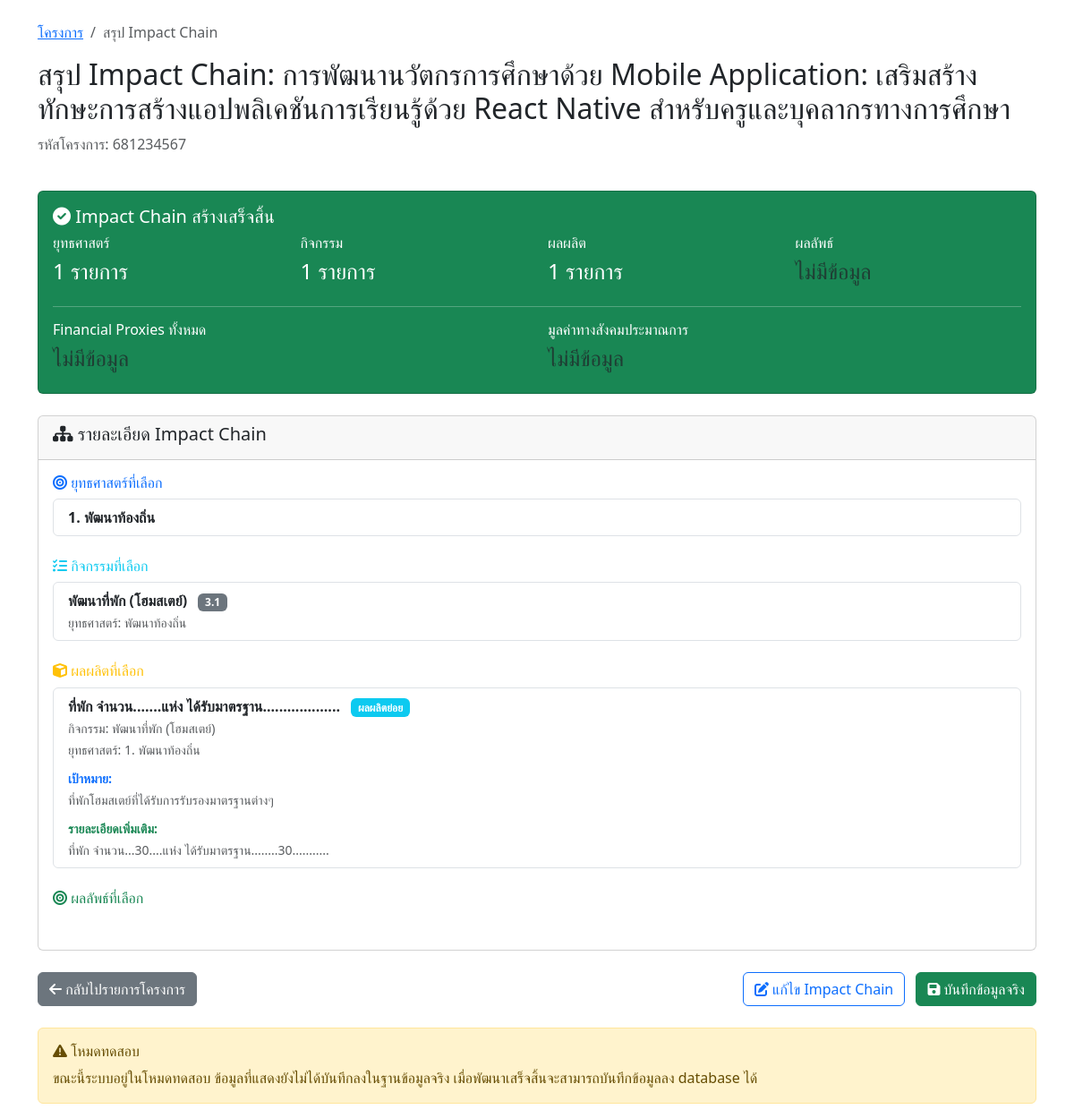
The app's page /impact-chain/summary.php?project_id=3 (signed in), older data.
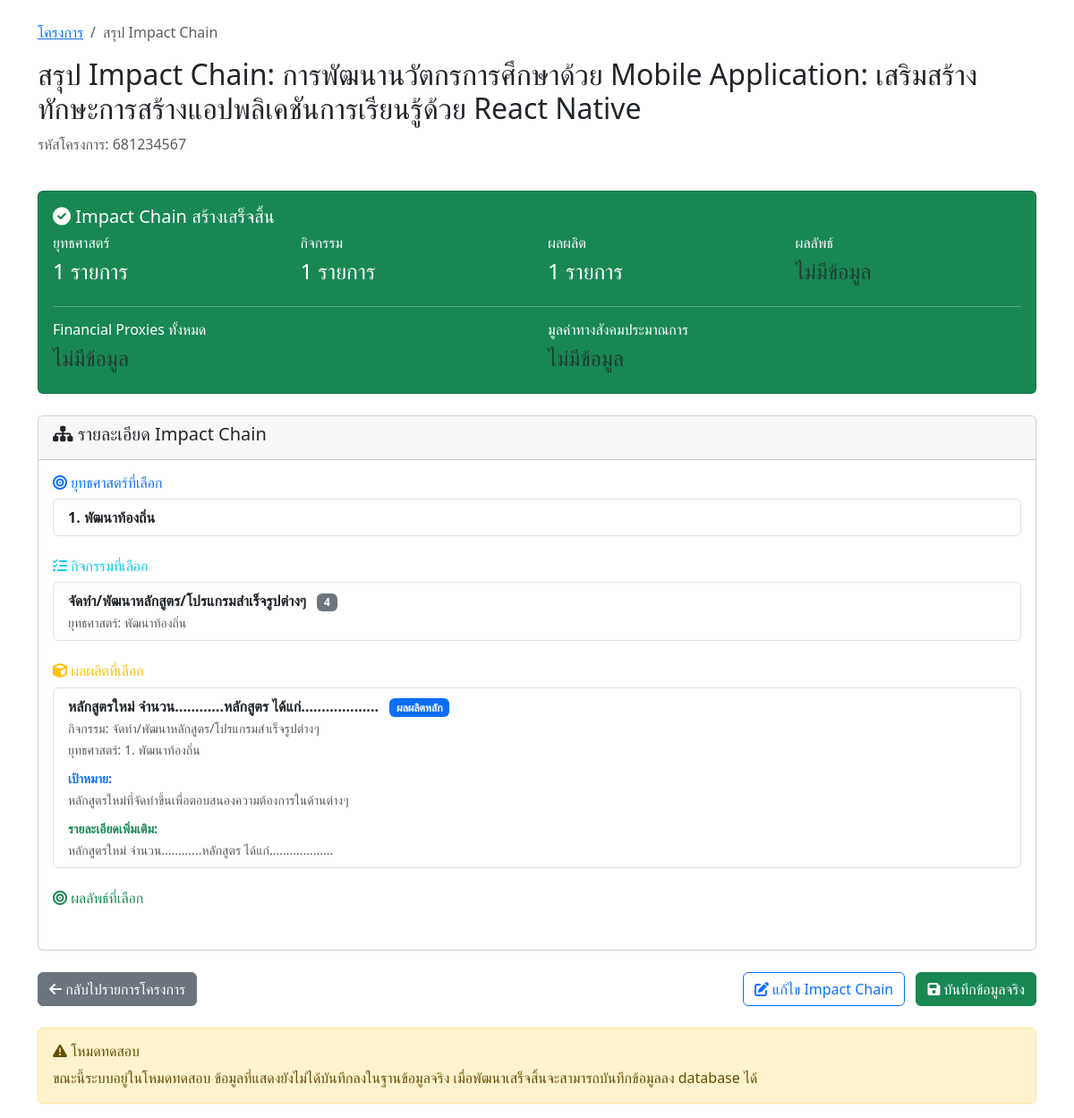
The same page, newer data.
### tables this page shows
CREATE TABLE `projects` (
  `id` int(11) NOT NULL,
  `project_code` varchar(50) NOT NULL COMMENT 'รหัสโครงการ',
  `name` varchar(500) NOT NULL COMMENT 'ชื่อโครงการ',
  `description` text DEFAULT NULL COMMENT 'รายละเอียดโครงการ',
  `objective` text DEFAULT NULL COMMENT 'วัตถุประสงค์โครงการ',
  `start_date` date DEFAULT NULL COMMENT 'วันที่เริ่มโครงการ',
  `end_date` date DEFAULT NULL COMMENT 'วันที่สิ้นสุดโครงการ',
  `budget` decimal(15,2) DEFAULT NULL COMMENT 'งบประมาณ',
  `organization` varchar(300) DEFAULT NULL COMMENT 'หน่วยงาน/องค์กร',
  `project_manager` varchar(200) DEFAULT NULL COMMENT 'ผู้จัดการโครงการ',
  `status` enum('incompleted','completed') DEFAULT 'incompleted' COMMENT 'สถานะโครงการ',
  `created_by` varchar(100) DEFAULT NULL COMMENT 'ผู้สร้าง',
  `created_at` timestamp NOT NULL DEFAULT current_timestamp(),
  `updated_at` timestamp NOT NULL DEFAULT current_timestamp() ON UPDATE current_timestamp()
);

CREATE TABLE `project_strategies` (
  `id` int(11) NOT NULL,
  `project_id` int(11) NOT NULL COMMENT 'รหัสโครงการ',
  `strategy_id` int(11) NOT NULL COMMENT 'รหัสยุทธศาสตร์',
  `created_by` varchar(100) DEFAULT NULL COMMENT 'ผู้สร้าง',
  `created_at` timestamp NOT NULL DEFAULT current_timestamp(),
  `updated_at` timestamp NOT NULL DEFAULT current_timestamp() ON UPDATE current_timestamp()
);

CREATE TABLE `strategies` (
  `strategy_id` int(11) NOT NULL,
  `strategy_code` varchar(50) NOT NULL,
  `strategy_name` varchar(255) NOT NULL,
  `description` text DEFAULT NULL,
  `created_at` timestamp NOT NULL DEFAULT current_timestamp()
);

CREATE TABLE `project_activities` (
  `id` int(11) NOT NULL,
  `project_id` int(11) NOT NULL COMMENT 'รหัสโครงการ',
  `activity_id` int(11) NOT NULL COMMENT 'รหัสกิจกรรม',
  `created_by` varchar(100) DEFAULT NULL COMMENT 'ผู้สร้าง',
  `created_at` timestamp NOT NULL DEFAULT current_timestamp(),
  `updated_at` timestamp NOT NULL DEFAULT current_timestamp() ON UPDATE current_timestamp()
);

CREATE TABLE `activities` (
  `activity_id` int(11) NOT NULL,
  `strategy_id` int(11) NOT NULL,
  `activity_code` varchar(20) NOT NULL,
  `activity_name` varchar(500) NOT NULL,
  `activity_description` text DEFAULT NULL
);

CREATE TABLE `project_outputs` (
  `id` int(11) NOT NULL,
  `project_id` int(11) NOT NULL COMMENT 'รหัสโครงการ',
  `output_id` int(11) NOT NULL COMMENT 'รหัสผลผลิต',
  `output_details` text NOT NULL COMMENT 'รายละเอียดเพิ่มเติมของผลผลิต',
  `created_by` varchar(100) DEFAULT NULL COMMENT 'ผู้สร้าง',
  `created_at` timestamp NOT NULL DEFAULT current_timestamp(),
  `updated_at` timestamp NOT NULL DEFAULT current_timestamp() ON UPDATE current_timestamp()
);

CREATE TABLE `outputs` (
  `output_id` int(11) NOT NULL,
  `activity_id` int(11) NOT NULL,
  `output_sequence` varchar(10) DEFAULT NULL,
  `output_description` text NOT NULL,
  `target_details` text DEFAULT NULL
);

### impact-chain/summary.php (the view, shortened to what this page needs)
<?php
require_once '../config.php';
$project_id = isset($_GET['project_id']) ? (int)$_GET['project_id'] : 0;
$user_id = $_SESSION['user_id'];
$check_query = "SELECT * FROM projects WHERE id = ? AND created_by = ?";
$check_stmt = mysqli_prepare($conn, $check_query);
mysqli_stmt_bind_param($check_stmt, 'is', $project_id, $user_id);
mysqli_stmt_execute($check_stmt);
$project_result = mysqli_stmt_get_result($check_stmt);
$project = mysqli_fetch_assoc($project_result);
$selected_strategies = [];
$selected_activity = null;
$selected_outputs = [];
$strategy_query = "SELECT ps.strategy_id, s.strategy_name
                   FROM project_strategies ps
                   JOIN strategies s ON ps.strategy_id = s.strategy_id
                   WHERE ps.project_id = ?";
$strategy_stmt = mysqli_prepare($conn, $strategy_query);
mysqli_stmt_bind_param($strategy_stmt, 'i', $project_id);
mysqli_stmt_execute($strategy_stmt);
$strategy_result = mysqli_stmt_get_result($strategy_stmt);
while ($strategy = mysqli_fetch_assoc($strategy_result)) {
    $selected_strategies[] = $strategy;
}
$activity_query = "SELECT pa.activity_id, a.activity_name, a.activity_code, a.activity_description, s.strategy_name
                   FROM project_activities pa
                   JOIN activities a ON pa.activity_id = a.activity_id
                   JOIN strategies s ON a.strategy_id = s.strategy_id
                   WHERE pa.project_id = ?";
$activity_stmt = mysqli_prepare($conn, $activity_query);
mysqli_stmt_bind_param($activity_stmt, 'i', $project_id);
mysqli_stmt_execute($activity_stmt);
$activity_result = mysqli_stmt_get_result($activity_stmt);
if (mysqli_num_rows($activity_result) > 0) {
    $selected_activity = mysqli_fetch_assoc($activity_result);
}
$output_query = "SELECT po.output_id, po.output_details, o.output_description, o.target_details, o.output_sequence, a.activity_name, s.strategy_name, s.strategy_id
                 FROM project_outputs po
                 JOIN outputs o ON po.output_id = o.output_id
                 JOIN activities a ON o.activity_id = a.activity_id
                 JOIN strategies s ON a.strategy_id = s.strategy_id
                 WHERE po.project_id = ?
                 ORDER BY o.output_sequence ASC, o.output_id ASC";
$output_stmt = mysqli_prepare($conn, $output_query);
mysqli_stmt_bind_param($output_stmt, 'i', $project_id);
mysqli_stmt_execute($output_stmt);
$output_result = mysqli_stmt_get_result($output_stmt);
while ($output = mysqli_fetch_assoc($output_result)) {
    $selected_outputs[] = $output;
}
?>
<!DOCTYPE html>
<html lang="th">
<head>
    <link href="https://cdn.jsdelivr.net/npm/bootstrap@5.3.0/dist/css/bootstrap.min.css" rel="stylesheet">
    <link href="https://cdnjs.cloudflare.com/ajax/libs/font-awesome/6.0.0/css/all.min.css" rel="stylesheet">
</head>
<body>
    <div class="container mt-4">
        <div class="row mb-4">
            <div class="col-12">
                <nav aria-label="breadcrumb">
                    <ol class="breadcrumb">
                        <li class="breadcrumb-item"><a href="../project-list.php">โครงการ</a></li>
                        <li class="breadcrumb-item active">สรุป Impact Chain</li>
                    </ol>
                </nav>
                <h2>สรุป Impact Chain: <?php echo htmlspecialchars($project['name']); ?></h2>
                <p class="text-muted">รหัสโครงการ: <?php echo htmlspecialchars($project['project_code']); ?></p>
            </div>
        </div>
        <div class="row mb-4">
            <div class="col-12">
                <div class="card bg-success text-white">
                    <div class="card-body">
                        <h5 class="card-title"><i class="fas fa-check-circle"></i> Impact Chain สร้างเสร็จสิ้น</h5>
                        <div class="row">
                            <div class="col-md-3">
                                <h6>ยุทธศาสตร์</h6>
                                <h4><?php echo count($selected_strategies); ?> รายการ</h4>
                            </div>
                            <div class="col-md-3">
                                <h6>กิจกรรม</h6>
                                <h4><?php echo $selected_activity ? '1' : '0'; ?> รายการ</h4>
                            </div>
                            <div class="col-md-3">
                                <h6>ผลผลิต</h6>
                                <h4><?php echo count($selected_outputs); ?> รายการ</h4>
                            </div>
                            <div class="col-md-3">
                                <h6>ผลลัพธ์</h6>
                                <h4><span class="text-muted">ไม่มีข้อมูล</span></h4>
                            </div>
                        </div>
                        <hr>
                        <div class="row">
                            <div class="col-md-6">
                                <h6>Financial Proxies ทั้งหมด</h6>
                                <h4><span class="text-muted">ไม่มีข้อมูล</span></h4>
                            </div>
                            <div class="col-md-6">
                                <h6>มูลค่าทางสังคมประมาณการ</h6>
                                <h4><span class="text-muted">ไม่มีข้อมูล</span></h4>
                            </div>
                        </div>
                    </div>
                </div>
            </div>
        </div>
        <div class="row">
            <div class="col-12">
                <div class="card">
                    <div class="card-header">
                        <h5><i class="fas fa-sitemap"></i> รายละเอียด Impact Chain</h5>
                    </div>
                    <div class="card-body">
                        <div class="mb-4">
                            <h6 class="text-primary"><i class="fas fa-bullseye"></i> ยุทธศาสตร์ที่เลือก</h6>
                            <ul class="list-group">
                                <?php foreach ($selected_strategies as $strategy): ?>
                                    <li class="list-group-item">
                                        <strong><?php echo $strategy['strategy_id']; ?>. <?php echo htmlspecialchars($strategy['strategy_name']); ?></strong>
                                    </li>
                                <?php endforeach; ?>
                            </ul>
                        </div>
                        <div class="mb-4">
                            <h6 class="text-info"><i class="fas fa-tasks"></i> กิจกรรมที่เลือก</h6>
                            <?php if ($selected_activity): ?>
                                <ul class="list-group">
                                    <li class="list-group-item">
                                        <strong><?php echo htmlspecialchars($selected_activity['activity_name']); ?></strong>
                                        <span class="badge bg-secondary ms-2"><?php echo htmlspecialchars($selected_activity['activity_code']); ?></span>
                                        <br><small class="text-muted">ยุทธศาสตร์: <?php echo htmlspecialchars($selected_activity['strategy_name']); ?></small>
                                    </li>
                                </ul>
                            <?php else: ?>
                                <div class="alert alert-info">ยังไม่ได้เลือกกิจกรรม</div>
                            <?php endif; ?>
                        </div>
                        <div class="mb-4">
                            <h6 class="text-warning"><i class="fas fa-cube"></i> ผลผลิตที่เลือก</h6>
                            <?php if (!empty($selected_outputs)): ?>
                                <ul class="list-group">
                                    <?php foreach ($selected_outputs as $output): ?>
                                        <li class="list-group-item">
                                            <div class="d-flex justify-content-between align-items-start">
                                                <div class="flex-grow-1">
                                                    <strong><?php echo htmlspecialchars($output['output_description']); ?></strong>
                                                    <?php if ($output['output_sequence'] == 1): ?>
                                                        <span class="badge bg-primary ms-2">ผลผลิตหลัก</span>
                                                    <?php else: ?>
                                                        <span class="badge bg-info ms-2">ผลผลิตย่อย</span>
                                                    <?php endif; ?>
                                                    <br><small class="text-muted">กิจกรรม: <?php echo htmlspecialchars($output['activity_name']); ?></small>
                                                    <br><small class="text-muted">ยุทธศาสตร์: <?php echo $output['strategy_id']; ?>. <?php echo htmlspecialchars($output['strategy_name']); ?></small>
                                                    <?php if (!empty($output['target_details'])): ?>
                                                        <div class="mt-2">
                                                            <small class="text-primary"><strong>เป้าหมาย:</strong></small>
                                                            <br><small class="text-muted"><?php echo nl2br(htmlspecialchars($output['target_details'])); ?></small>
                                                        </div>
                                                    <?php endif; ?>
                                                    <?php if (!empty($output['output_details'])): ?>
                                                        <div class="mt-2">
                                                            <small class="text-success"><strong>รายละเอียดเพิ่มเติม:</strong></small>
                                                            <br><small class="text-muted"><?php echo nl2br(htmlspecialchars($output['output_details'])); ?></small>
                                                        </div>
                                                    <?php endif; ?>
                                                </div>
                                            </div>
                                        </li>
                                    <?php endforeach; ?>
                                </ul>
                            <?php else: ?>
                                <div class="alert alert-info">ยังไม่ได้เลือกผลผลิต</div>
                            <?php endif; ?>
                        </div>
                        <div class="mb-4">
                            <h6 class="text-success"><i class="fas fa-bullseye"></i> ผลลัพธ์ที่เลือก</h6>
                        </div>
                    </div>
                </div>
            </div>
        </div>
        <div class="row mt-4">
            <div class="col-12">
                <div class="d-flex justify-content-between">
                    <a href="../project-list.php" class="btn btn-secondary">
                        <i class="fas fa-arrow-left"></i> กลับไปรายการโครงการ
                    </a>
                    <div>
                        <a href="step1-strategy.php?project_id=<?php echo $project_id; ?>" class="btn btn-outline-primary me-2">
                            <i class="fas fa-edit"></i> แก้ไข Impact Chain
                        </a>
                        <button class="btn btn-success" onclick="alert('ฟีเจอร์บันทึกข้อมูลจริงจะพัฒนาต่อไป')">
                            <i class="fas fa-save"></i> บันทึกข้อมูลจริง
                        </button>
                    </div>
                </div>
            </div>
        </div>
        <div class="row mt-4">
            <div class="col-12">
                <div class="alert alert-warning">
                    <h6><i class="fas fa-exclamation-triangle"></i> โหมดทดสอบ</h6>
                    <p class="mb-0">ขณะนี้ระบบอยู่ในโหมดทดสอบ ข้อมูลที่แสดงยังไม่ได้บันทึกลงในฐานข้อมูลจริง
                        เมื่อพัฒนาเสร็จสิ้นจะสามารถบันทึกข้อมูลลง database ได้</p>
                </div>
            </div>
        </div>
    </div>
</body>
</html>

Row changes from the older to the newer data that the page shows:
removed project_activities: activity.activity_name "พัฒนาที่พัก (โฮมสเตย์)", activity.activity_code "3.1", strategies.strategy_name "พัฒนาท้องถิ่น"
removed project_outputs: output.output_description "ที่พัก จำนวน.......แห่ง ได้รับมาตรฐาน...................", shows "ผลผลิตย่อย", activities.activity_name "พัฒนาที่พัก (โฮมสเตย์)", strategies.strategy_id "1", strategies.strategy_name "พัฒนาท้องถิ่น", output.target_details "ที่พักโฮมสเตย์ที่ได้รับการรับรองมาตรฐานต่างๆ", output_details "ที่พัก จำนวน...30....แห่ง ได้รับมาตรฐาน........30..........."
changed projects: name "การพัฒนานวัตกรการศึกษาด้วย Mobile Application: เสริมสร้างทักษะการสร้างแอปพลิเคชันการเรียนรู้ด้วย React Native สำหรับครูและบุคลากรทางการศึกษา" → "การพัฒนานวัตกรการศึกษาด้วย Mobile Application: เสริมสร้างทักษะการสร้างแอปพลิเคชันการเรียนรู้ด้วย React Native"
added project_activities: activity.activity_name "จัดทำ/พัฒนาหลักสูตร/โปรแกรมสำเร็จรูปต่างๆ", activity.activity_code "4", strategies.strategy_name "พัฒนาท้องถิ่น"
added project_outputs: output.output_description "หลักสูตรใหม่ จำนวน............หลักสูตร ได้แก่...................", shows "ผลผลิตหลัก", activities.activity_name "จัดทำ/พัฒนาหลักสูตร/โปรแกรมสำเร็จรูปต่างๆ", strategies.strategy_id "1", strategies.strategy_name "พัฒนาท้องถิ่น", output.target_details "หลักสูตรใหม่ที่จัดทำขึ้นเพื่อตอบสนองความต้องการในด้านต่างๆ", output_details "หลักสูตรใหม่ จำนวน............หลักสูตร ได้แก่..................."
